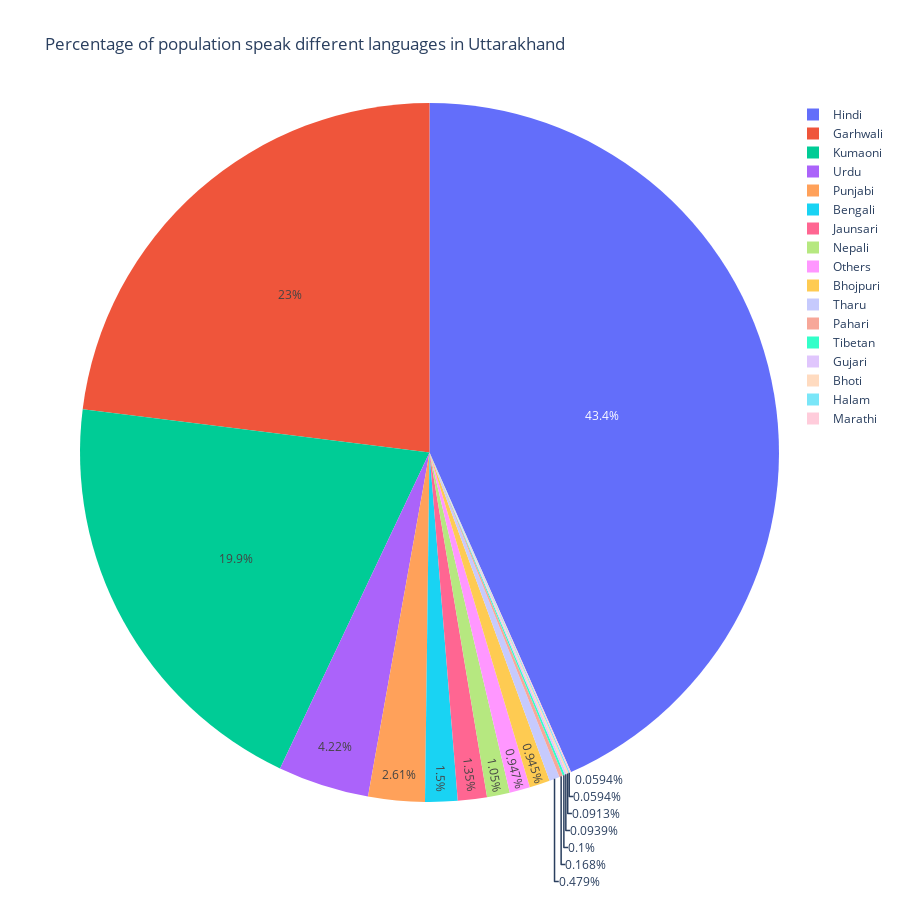

The notebook cell saved with this chart:
### Code cell
fig = px.pie(df2019, values='peeps', names='mt', title='Percentage of population speak different languages in Uttarakhand', height=900)
fig.show()

### Figure 1 — Plotly figure (JSON) as saved in the notebook; plotly's stock layout.template omitted (floating-point values rounded to 4 significant figures)
{"data": [{"domain": {"x": [0, 1], "y": [0, 1]}, "hovertemplate": "mt=%{label}<br>peeps=%{value}<extra></extra>", "labels": ["Bengali", "Bhojpuri", "Garhwali", "Hindi", "Jaunsari", "Kumaoni", "Pahari", "Tharu", "Marathi", "Nepali", "Punjabi", "Urdu", "Bhoti", "Halam", "Gujari", "Tibetan", "Others"], "legendgroup": "", "name": "", "showlegend": true, "type": "pie", "values": ["150893", "95330", "2322406", "4373951", "135698", "2011286", "16984", "48286", "5989", "106394", "263258", "425461", "9207", "5995", "9470", "10125", "95559"]}], "layout": {"height": 900, "legend": {"tracegroupgap": 0}, "title": {"text": "Percentage of population speak different languages in Uttarakhand"}}}
